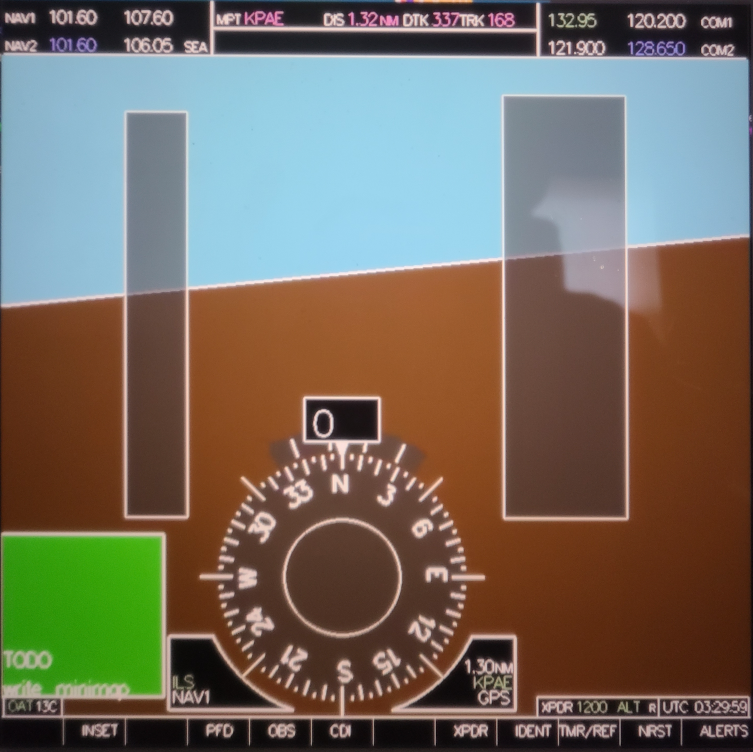
#> input picture FeatureMatching/images/dash2.png, 1506 x 1504 px (shown at 1/2 size)
$ python HogSignature.py   (older library calls are emulated)
#> lines starting #> are read from the running program, lines starting #| are printed output that depends on the picture
import cv2
from skimage.io import imread, imshow
from skimage.transform import resize
from skimage.feature import hog
from skimage import exposure
import matplotlib.pyplot as plt


def example_from_site():

    import matplotlib.pyplot as plt
    from skimage.feature import hog
    from skimage import data, exposure

    image = cv2.imread('images/dash2.png')
#> image is the input picture: shape (1504, 1506, 3); mean B, G, R 95.4, 107.6, 116.3
    image = resize(image, (128, 128))
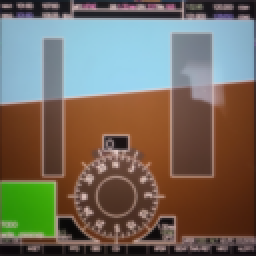
#> image: shape (128, 128, 3) float64 (shown 2 times larger); mean B, G, R 0.374, 0.422, 0.456

    fd, hog_image = hog(image, orientations=9, pixels_per_cell=(8, 8), cells_per_block=(2, 2), visualize=True, multichannel=True)
#> fd = 8100 values, max 0.706 at index 2470, min 0 at index 17, mean 0.0978

    fig, (ax1, ax2) = plt.subplots(1, 2, figsize=(8, 8), sharex=True, sharey=True)

    ax1.axis('off')
    ax1.imshow(image, cmap=plt.cm.gray)
    ax1.set_title('Input image')

    # Rescale histogram for better display
    hog_image_rescaled = exposure.rescale_intensity(hog_image, in_range=(0, 10))
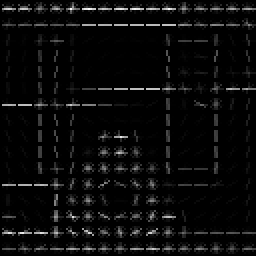
#> hog_image_rescaled: shape (128, 128) float64 (shown 2 times larger); min 0, max 0.025, mean 0.00107; drawn with min black and max white

    ax2.axis('off')
    ax2.imshow(hog_image_rescaled, cmap=plt.cm.gray)
    ax2.set_title('Histogram of Oriented Gradients')
    plt.show()
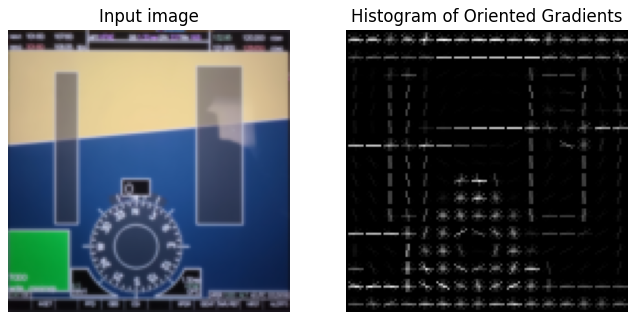
#> figure drawn by matplotlib, 2 panels; B, G, R data is drawn as R, G, B


example_from_site()

$ run again, with FeatureMatching/images/dash3.png copied over FeatureMatching/images/dash2.png
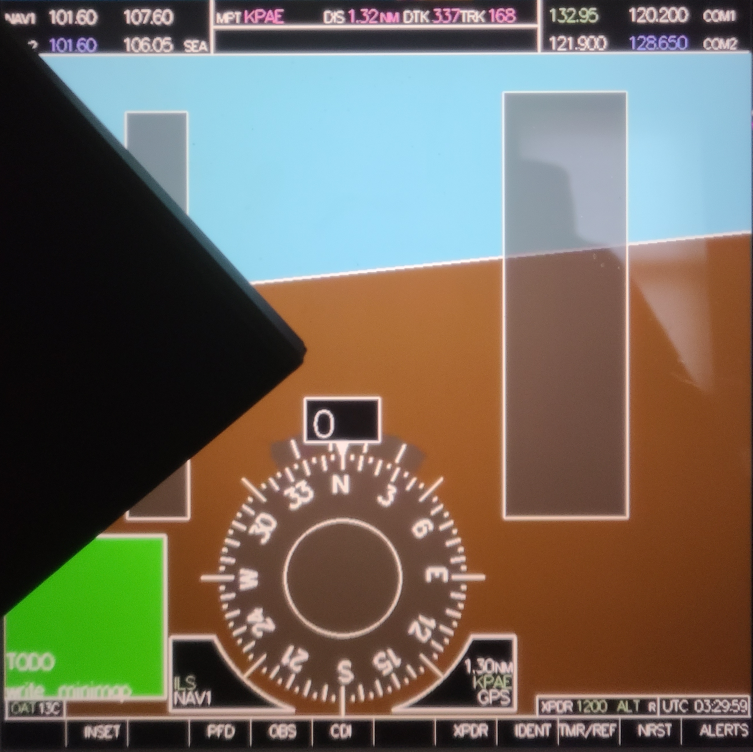
#> input picture FeatureMatching/images/dash3.png, 1506 x 1504 px (shown at 1/2 size)
#> in example_from_site, image is the input picture: shape (1504, 1506, 3); mean B, G, R 91.7, 103.9, 110.4
#> in example_from_site, `image = resize(image, (128, 128))`:
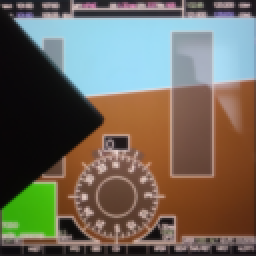
#> image: shape (128, 128, 3) float64 (shown 2 times larger); mean B, G, R 0.359, 0.408, 0.433
#> fd = 8100 values, max 0.995 at index 5429, min 0 at index 10, mean 0.102
#> in example_from_site, `plt.show()`:
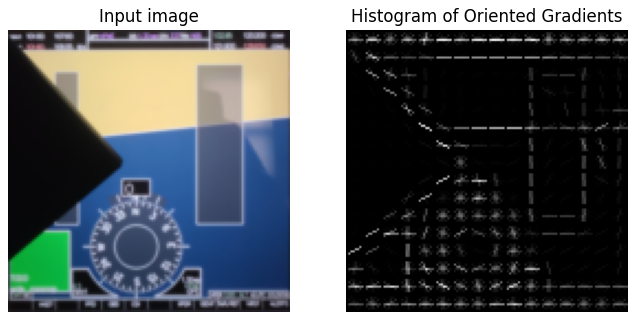
#> figure drawn by matplotlib, 2 panels; B, G, R data is drawn as R, G, B

$ run again, with FeatureMatching/images/planedash.png copied over FeatureMatching/images/dash2.png
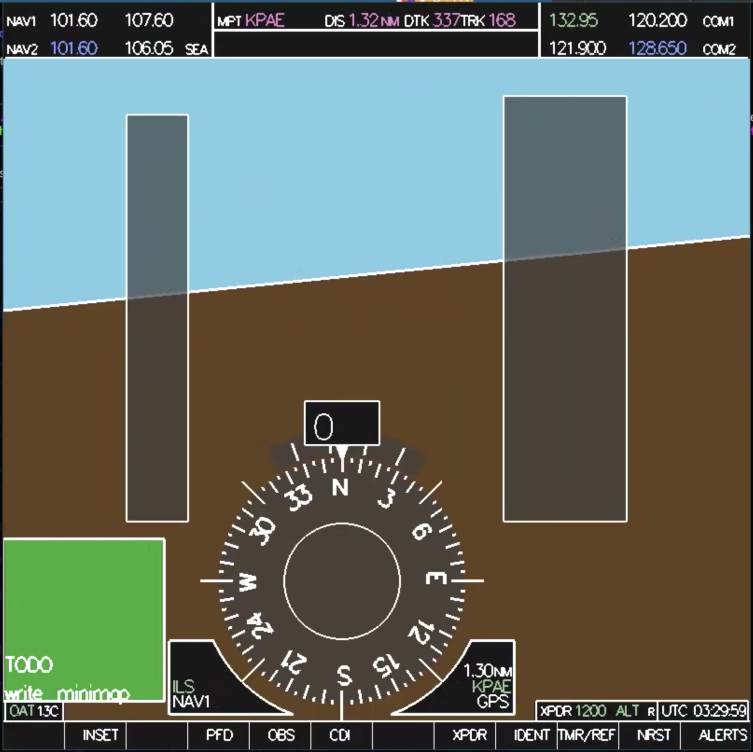
#> input picture FeatureMatching/images/planedash.png, 1506 x 1504 px (shown at 1/2 size)
#> in example_from_site, image is the input picture: shape (1504, 1506, 3); mean B, G, R 98.2, 107.9, 99.7
#> in example_from_site, `image = resize(image, (128, 128))`:
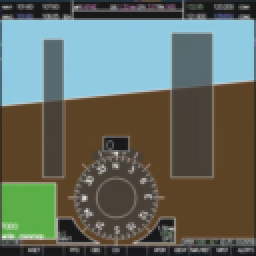
#> image: shape (128, 128, 3) float64 (shown 2 times larger); mean B, G, R 0.385, 0.423, 0.391
#> fd = 8100 values, max 0.999 at index 1300, min 0 at index 5, mean 0.0844
#> in example_from_site, `plt.show()`:
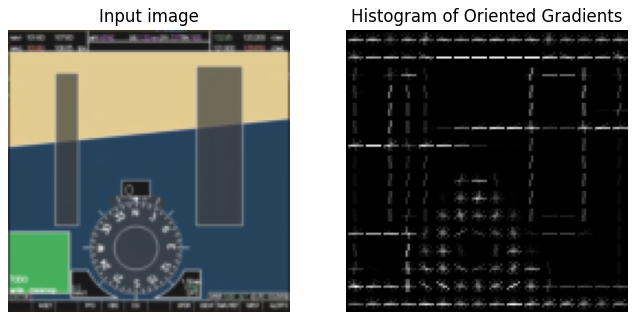
#> figure drawn by matplotlib, 2 panels; B, G, R data is drawn as R, G, B
